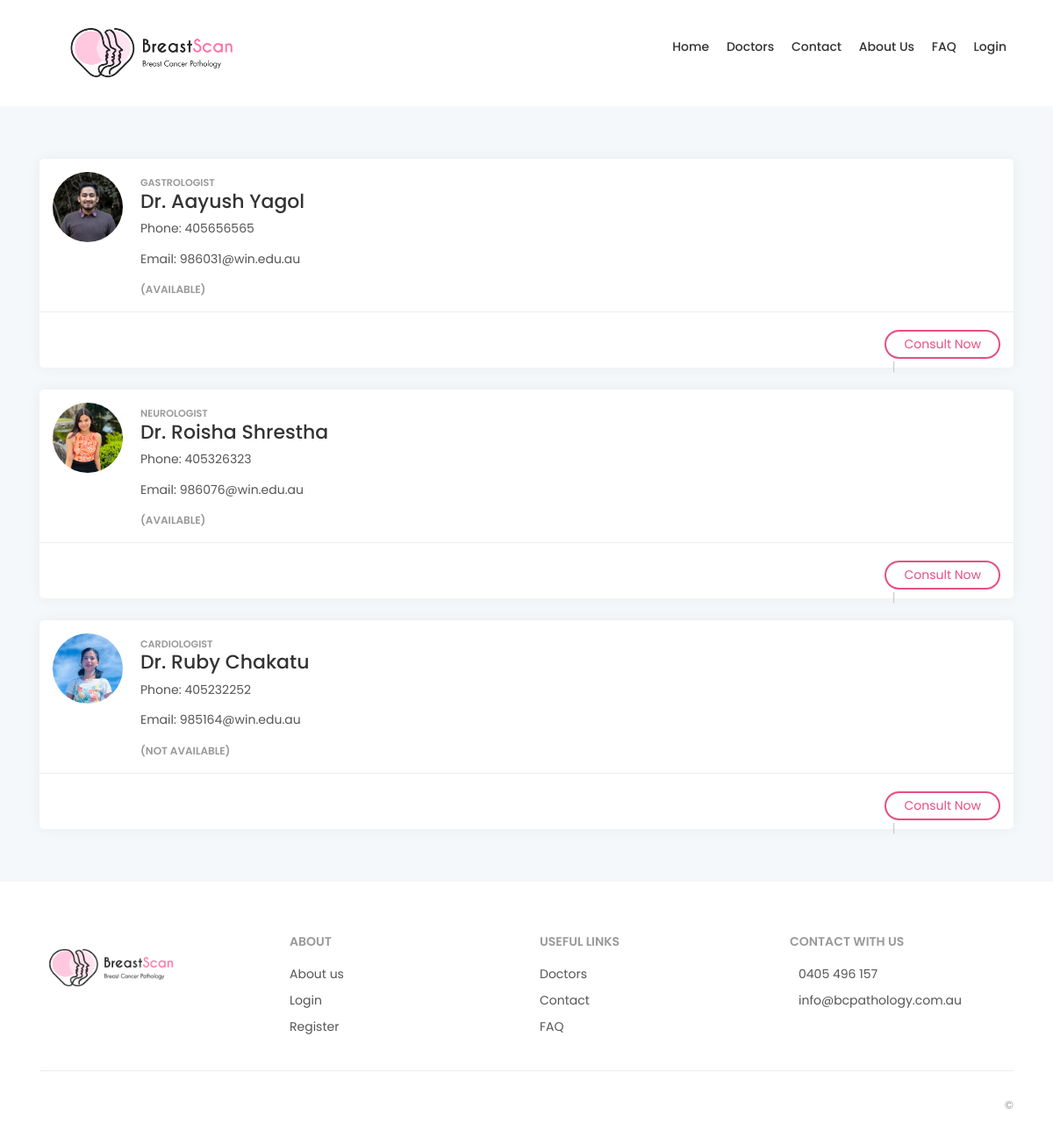
/users/doctors, run on the app's committed database.
### tables this page shows
CREATE TABLE `doctors` (
  `id` int NOT NULL,
  `full_name` varchar(255) NOT NULL,
  `speciality` varchar(255) NOT NULL,
  `is_available` tinyint DEFAULT '1',
  `email` varchar(255) NOT NULL,
  `phone` bigint DEFAULT NULL,
  `photo` text NOT NULL,
  `created_at` timestamp NULL DEFAULT CURRENT_TIMESTAMP,
  `updated_at` timestamp NULL DEFAULT CURRENT_TIMESTAMP ON UPDATE CURRENT_TIMESTAMP
);

CREATE TABLE `about` (
  `id` int NOT NULL,
  `info` text NOT NULL,
  `full_address` varchar(250) NOT NULL,
  `phone` varchar(255) NOT NULL,
  `email` varchar(255) NOT NULL,
  `facebook_link` varchar(255) DEFAULT NULL,
  `linkedin_link` varchar(255) DEFAULT NULL,
  `created_at` timestamp NULL DEFAULT CURRENT_TIMESTAMP,
  `updated_at` timestamp NULL DEFAULT CURRENT_TIMESTAMP ON UPDATE CURRENT_TIMESTAMP
);

### app/Controllers/Users.php (called while the page is built, shortened)
<?php
class Users extends Controller
{
    public function __construct() {
        $this->faqModel = $this->model('Faq');
        $this->aboutModel = $this->model('About');
    }
    public function doctors(){
        $doctors = $this->faqModel->getAllDoctors();
        $about_data = $this->aboutModel->getAboutData();
        $data = [
            'title' => 'Our Doctors',
            'doctors' => $doctors,
            'about_data' => $about_data[0]
        ];
        $this->view('home/all_doctors', $data);
    }
}

### app/Core/App.php (called while the page is built, shortened)
<?php
class App {
    protected $method = 'index';
    public function __construct() {
        $url = $this->parseUrl();
        if (file_exists('../app/Controllers/' . ucfirst($url[0]) . '.php')) {
            unset($url[0]);
        }
        $this->controller = new $this->controller;
        if (isset($url[1])) {
            if (method_exists($this->controller, $url[1])) {
                $this->method = $url[1];
                unset($url[1]);
            }
        }
        $this->params = $url ? array_values($url) : [];
        call_user_func_array(array($this->controller, $this->method), $this->params);
    }
    public function parseUrl() {
        if (isset($_GET['url'])) {
            return $url = explode('/', filter_var(rtrim($_GET['url'], '/'), FILTER_SANITIZE_URL));
        }
    }
}

### public/index.php (called while the page is built, shortened)
<?php
$app = new app;

### app/utils/session.php (called while the page is built, shortened)
<?php
    function check_logged_in() {
        if (isset($_SESSION['auth'])){
            return true;
        }
        else {
            return false;
        }
    }

### app/Core/DB.php (called while the page is built, shortened)
<?php
class DB {
    protected $db;
	private $statement;
    public function __construct(){
		$this->db = new PDO(sprintf('mysql:host=%s;dbname=%s', DB_HOST, DB_NAME), DB_USER, DB_PASSWORD);
    }
    public function query($sql, $params = []) {
		$this->statement = $this->db->prepare($sql);
	}
    public function row() {
		$this->execute();
		return $this->statement->fetchAll(PDO::FETCH_ASSOC);
	}
	public function execute() {
		return $this->statement->execute();
	}
}

### app/Models/Faq.php (called while the page is built, shortened)
<?php
include_once('../app/Core/Model.php');
class Faq extends Core\Model
{
    public function getAllDoctors(){
        $this->db->query('SELECT * FROM doctors ORDER BY created_at DESC');
        return $this->db->row();
    }
}

### app/Core/Model.php (called while the page is built, shortened)
<?php
abstract class Model {
	public function __construct() {
		$this->db = new DB;
	}
}

### app/Models/About.php (called while the page is built, shortened)
<?php
include_once('../app/Core/Model.php');
class About extends Core\Model
{
    public function getAboutData(){
        $this->db->query('SELECT * FROM about ORDER BY ID DESC LIMIT 1');
        return $this->db->row();
    }
}

### app/Views/home/all_doctors.php (the view, shortened to what this page needs)
<?php include('../app/Views/base/header.php');?>
<?php include('../app/Views/base/navbar.php');?>
<div class="container margin_60_35">
			<div class="row">
				<div class="col-lg-12">
                    <?php
                        foreach($data['doctors'] as $row){
                            echo '
                                <div class="strip_list wow fadeInLeft">
                                    <figure>
                                        <a href=""><img src="'. $row['photo'] .'" alt=""></a>
                                    </figure>
                                    <small>
                                        '. $row['speciality'] .'
                                    </small>
                                    <h3>Dr. '. $row['full_name'] .'</h3>
                                    <p>Phone: '. $row['phone'] .'</p>
                                    <p>Email: '. $row['email'] .'</p>
                                    <span class="rating"><i class="icon_star voted"></i><i class="icon_star voted"></i><i class="icon_star voted"></i><i class="icon_star"></i><i class="icon_star"></i> <small>('.  ($row['is_available'] == 1 ? 'Available': 'Not Available') .')</small></span>
                                    <ul>
                                        <li>
                                            <form method="POST" action="'. ($row['is_available'] == 1 ? "/pathology/users/consult" : "javascript:void(0)") .'">
                                                <input type="hidden" name="doctor_id" value="'. $row['id'] .'"/>
                                                <button type="submit" class="consult">Consult Now</button>
                                            </form>
                                        </li>
                                    </ul>
                                </div>
                            ';
                        }
                    ?>
				</div>
			</div>
		</div>
<?php include('../app/Views/base/footer.php');?>

### app/Core/Controller.php (shortened to what this page needs)
<?php
class Controller {
    protected function model($model) {
        if (file_exists('../app/Models/' . $model . '.php')) {
            return new $model;
        }
        return exit('Model doesn\'t exist');
    }
    protected function view($view, $data = []) {
        if (file_exists('../app/Views/' . $view . '.php')) {
            require_once '../app/Views/' . $view . '.php';
        }
    }
}

### app/Views/base/header.php (shortened to what this page needs)
<!DOCTYPE html>
<html lang="en">
<head>
	<link rel="stylesheet" href="https://stackpath.bootstrapcdn.com/font-awesome/4.7.0/css/font-awesome.min.css">
	<link href='/pathology/css/bootstrap.min.css' rel="stylesheet">
	<link href="/pathology/css/style.css" rel="stylesheet">
	<link href="/pathology/css/menu.css" rel="stylesheet">
	<link href="/pathology/css/vendors.css" rel="stylesheet">
	<link href="/pathology/css/custom.css" rel="stylesheet">
</head>
<body>
	<div id="page">

### app/Views/base/navbar.php (shortened to what this page needs)
<header class="header_sticky">
	<div class="container">
		<div class="row">
			<div class="col-lg-3 col-6">
				<a href="/pathology">
					<div class="main-logo-container">
						<img src="/pathology/img/logos/logo.png" alt="Breast Cancer Pathology">
					</div>
				</a>
			</div>
			<div class="col-lg-9 col-6">
				<nav id="menu" class="main-menu">
					<ul>
						<li>
							<span><a href="/pathology">Home</a></span>
						</li>
						<li>
							<span><a href="/pathology/users/doctors">Doctors</a></span>
						</li>
						<li>
							<span><a href="/pathology/contact">Contact</a></span>
						</li>
						<li>
							<span><a href="/pathology/about">About Us</a></span>
						</li>
						<li>
							<span><a href="/pathology/faq">FAQ</a></span>
						</li>
						<?php
							if (check_logged_in()){
								echo '<li><span><a href="/pathology/users/logout"><i class="fas fa-running pr-2"></i> Logout</a></span></li>';
							}else{
								echo '<li>
									<span><a href="/pathology/users/login">Login</a></span>
								</li>';
							}
						?>
					</ul>
				</nav>
			</div>
		</div>
	</div>
</header>
<main>

### app/Views/base/footer.php (shortened to what this page needs)
</main>
<footer  class="wow fadeInUp">
	<div class="container margin_60_35">
		<div class="row">
			<div class="col-lg-3 col-md-12">
				<p>
					<a href="/pathology" title="Breast Cancer Pathology">
						<img src="/pathology/img/logos/logo.png" data-retina="true" alt="" width="163" height="36" class="img-fluid">
					</a>
				</p>
			</div>
			<div class="col-lg-3 col-md-4">
				<h5>About</h5>
				<ul class="links">
					<li><a href="/pathology/about">About us</a></li>
					<li><a href="/pathology/users/login">Login</a></li>
					<li><a href="/pathology/users/register">Register</a></li>
				</ul>
			</div>
			<div class="col-lg-3 col-md-4">
				<h5>Useful links</h5>
				<ul class="links">
					<li><a href="/pathology/users/doctors">Doctors</a></li>
					<li><a href="/pathology/contact">Contact</a></li>
					<li><a href="/pathology/faq">FAQ</a></li>
				</ul>
			</div>
			<div class="col-lg-3 col-md-4">
				<h5>Contact with Us</h5>
				<ul class="contacts">
					<li><a href="tel://<?=$data['about_data']['phone'];?>"><i class="icon_mobile"></i><?=$data['about_data']['phone'];?></a></li>
					<li><a href="mailto:<?=$data['about_data']['email'];?>"><i class="icon_mail_alt"></i> <?=$data['about_data']['email'];?></a></li>
				</ul>
			</div>
		</div>
		<hr>
		<div class="row">
			<div class="col-md-8">
			</div>
			<div class="col-md-4">
				<div id="copy">© <span id="year"></span></div>
			</div>
		</div>
	</div>
</footer>
	</div>
</body>
</html>

### public/css/style.css (style rules this page uses)
a,a:focus,a:hover { text-decoration:none;outline:0 }
#app_section small,#hero_video .content h3,.box_feat h3,.box_list small,.hero_home .content h3,.main_title h2,.main_title_2 h3,.main_title_3 h3,.main_title_4 h3,.marker_info small,.sbSelector:hover,.sbSelector:link,.sbSelector:visited,.strip_list small,.switch-field label,footer h5 { text-transform:uppercase }
.sbOptions,.tabs nav ul,ol,ul,ul#cat_nav { list-style:none }
.main_title_3,.main_title_3 h3,main { position:relative }
hr,hr.double { margin:15px 0 30px;border-color:#ededed }
html * { -webkit-font-smoothing:antialiased;-moz-osx-font-smoothing:grayscale }
body { background:#fff;font-size:14px;font-size:.875rem;line-height:1.4;font-family:Poppins,Helvetica,sans-serif;color:#555 }
.list_home ul li a:after,a.wish_bt:after,footer ul.links li a:after { font-family:ElegantIcons }
main { background:#f5f8fa;z-index:1 }
h1,h2,h3,h4,h5,h6 { color:#333 }
ol,ul { margin:0 0 25px;padding:0 }
p { margin-bottom:25px }
a { color:#e74e84;-moz-transition:all .5s ease-in-out;-o-transition:all .5s ease-in-out;-webkit-transition:all .5s ease-in-out;-ms-transition:all .5s ease-in-out;transition:all .5s ease-in-out }
.btn_1,a.btn_1,header.header_sticky { -moz-transition:all .3s ease-in-out;-o-transition:all .3s ease-in-out;-webkit-transition:all .3s ease-in-out;-ms-transition:all .3s ease-in-out }
footer,header { background-color:#fff }
header { min-height:55px;padding:10px 0;border-bottom:1px solid transparent }
header.header_sticky { width:100%;z-index:999;position:relative;transition:all .3s ease-in-out }
footer { color:#555 }
footer h5 { font-size:14px;font-size:.875rem;font-weight:600;color:#999;margin-bottom:20px }
footer ul li { margin-bottom:10px }
footer ul li a { -moz-transition:all .3s ease-in-out;-o-transition:all .3s ease-in-out;-webkit-transition:all .3s ease-in-out;-ms-transition:all .3s ease-in-out;transition:all .3s ease-in-out;display:inline-block;position:relative;color:#555 }
footer ul.links li a:after { content:"\24";position:absolute;margin-left:5px;top:1px;opacity:0;-moz-transition:all .5s ease-in-out;-o-transition:all .5s ease-in-out;-webkit-transition:all .5s ease-in-out;-ms-transition:all .5s ease-in-out;transition:all .5s ease-in-out }
footer #copy { text-align:right;font-size:13px;font-size:.8125rem;color:#999 }
.wow { visibility:hidden }
.strip_list,a.box_cat_home { -webkit-box-shadow:0 0 15px 0 rgba(0,0,0,.05) }
.box_list.home ul li:first-child,.box_list.home ul li:last-child,.box_list.home ul li:nth-child(2),.strip_list h3,a.wish_bt { display:inline-block }
#review_summary,.strip_list { -webkit-border-radius:5px;-moz-border-radius:5px;-ms-border-radius:5px }
.strip_list { margin-bottom:25px;background-color:#fff;padding:20px 15px 15px 115px;border-radius:5px;position:relative;-moz-box-shadow:0 0 15px 0 rgba(0,0,0,.05);box-shadow:0 0 15px 0 rgba(0,0,0,.05) }
.strip_list figure { width:80px;height:80px;position:absolute;overflow:hidden;-webkit-border-radius:50%;-moz-border-radius:50%;-ms-border-radius:50%;border-radius:50%;left:15px;top:15px }
.strip_list figure img { width:auto;height:80px;position:absolute;left:50%;top:50%;-webkit-transform:translate(-50%,-50%) scale(1);-moz-transform:translate(-50%,-50%) scale(1);-ms-transform:translate(-50%,-50%) scale(1);-o-transform:translate(-50%,-50%) scale(1);transform:translate(-50%,-50%) scale(1) }
.strip_list h3 { font-size:22px;font-size:1.375rem;margin-top:0;margin-right:10px }
.strip_list p { margin-bottom:15px }
.strip_list small { color:#999;display:block;font-weight:600 }
.strip_list ul { border-top:1px solid #ededed;margin:15px -15px -15px -115px;padding:20px 15px }
.strip_list ul li { display:inline-block;margin-right:5px;font-weight:500 }
.strip_list ul li:first-child:after { content:'|';font-weight:400;margin-left:8px;color:#ccc }
.strip_list ul li:last-child { float:right;margin-right:0 }
.rating small { margin-bottom:0;display:inline-block;font-size:12px;font-size:.75rem }
.fileupload,.hero_map,.rating { position:relative }
.rating { display:inline-block }
.margin_60_35 { padding-top:60px;padding-bottom:35px }

### data on the page
doctors: photo (picture), speciality "GASTROLOGIST", full_name "Aayush Yagol", phone "405656565", email "986031@win.edu.au", is_available "AVAILABLE"
doctors: photo (picture), speciality "NEUROLOGIST", full_name "Roisha Shrestha", phone "405326323", email "986076@win.edu.au", is_available "AVAILABLE"
doctors: photo (picture), speciality "CARDIOLOGIST", full_name "Ruby Chakatu", phone "405232252", email "985164@win.edu.au", is_available "NOT AVAILABLE"
about: phone "0405 496 157", email "info@bcpathology.com.au"
